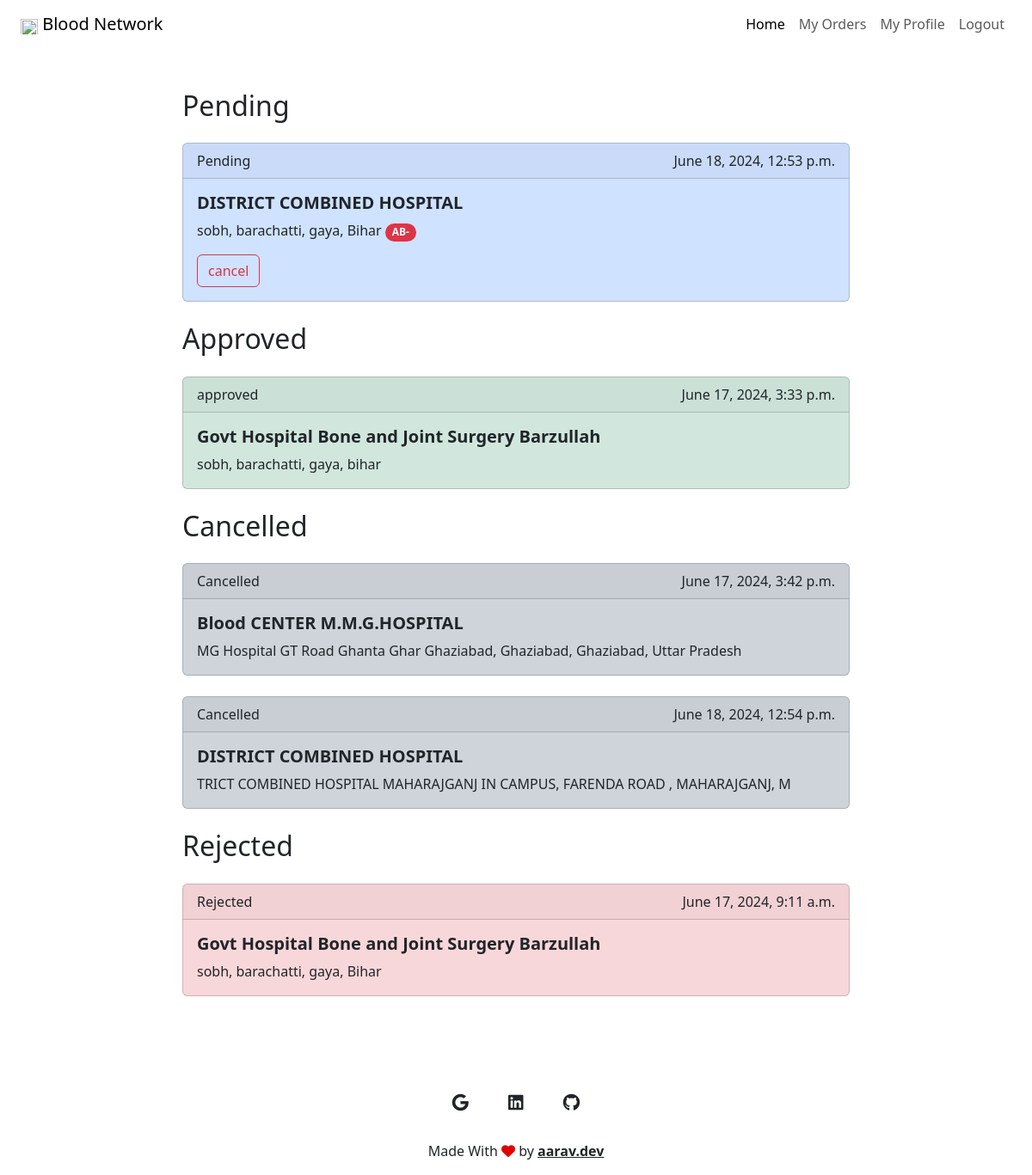
The app's page /my-orders (signed in) with its own data.
### homepage/models.py (models this page shows, shortened)
class order(models.Model):
    user = models.ForeignKey(User, on_delete=models.PROTECT)
    timestamp = models.DateTimeField(auto_now_add=True)
    blood_details = models.ForeignKey(bloodStock, on_delete=models.PROTECT)
    quantity = models.IntegerField(default=1)
    address = models.CharField(max_length=200)
    prescription_img = models.ImageField(upload_to="prescription_img/")
    id_proof = models.ImageField(upload_to="id_proof/")
    id_proof_patient = models.ImageField(upload_to="id_proof_patient/")
    approve_status = models.BooleanField(default=False)
    cancel_status = models.BooleanField(default=False)
    rejected_status = models.BooleanField(default=False)

class bloodStock(models.Model):
    BLOOD_TYPE = (
        ('A+', 'A+'),
        ('A-', 'A-'),
        ('B+', 'B+'),
        ('B-', 'B-'),
        ('AB+', 'AB+'),
        ('AB-', 'AB-'),
        ('O+', 'O+'),
        ('O-', 'O-'),
    )
    blood_bank = models.ForeignKey(User, on_delete=models.CASCADE)
    blood_type = models.CharField(max_length=30, choices=BLOOD_TYPE)
    quantity = models.IntegerField(default=0)

class User(AbstractUser):
    USER_TYPE =(
        ('provider', 'provider'),
        ('reciever', 'reciever'),
    )
    profile_img = models.ImageField(upload_to="profile_img/", blank=True)
    contact_no = models.CharField(max_length=200, blank=True)
    address = models.CharField(max_length=200, blank=True)
    city = models.CharField(max_length=100, blank=True)
    state = models.CharField(max_length=100, blank=True)
    user_type = models.CharField(max_length=20, choices=USER_TYPE)

### homepage/views.py (the view)
# urls.py: path("my-orders", views.my_order, name="my_orders_view"),
@csrf_exempt
@login_required(login_url="login_view")
def my_order(request):
    get_user = User.objects.get(username=request.user)
    get_approved_orders = order.objects.filter(user=get_user, approve_status=True)
    get_rejected_orders = order.objects.filter(user=get_user, rejected_status=True)
    get_cancelled_orders = order.objects.filter(user=get_user, cancel_status=True)
    get_pending_orders = order.objects.filter(user=get_user, approve_status=False, cancel_status=False, rejected_status=False)
    if request.method =="PUT":
        data = json.loads(request.body)
        get_order = order.objects.get(id=data["id"])
        if data.get("cancel_status") is not None:
            get_order.cancel_status = True
            get_order.save()
    return render(request, "homepage/order_page.html", {
        "pending_orders": get_pending_orders,
        "approved_orders": get_approved_orders,
        "cancelled_orders": get_cancelled_orders,
        "rejected_orders": get_rejected_orders
    })

### homepage/templates/homepage/order_page.html (shortened to what this page needs)
{% extends 'homepage/layout.html'%}
{% load static %}
{% block body %}
  <div class="row justify-content-center">
    <div class="col-lg-8 col-sm-12">
    <h2>Pending</h2>
      {% for order in pending_orders %}
      <div class="card my-4 bg-primary-subtle">
        <div class="card-header d-flex justify-content-between">
          Pending
          <span>{{ order.timestamp }}</span>
        </div>
        <div class="card-body">
          <h5 class="card-title">
            <strong>{{ order.blood_details.blood_bank.first_name }}</strong>
          </h5>
          <div class="col" style="width: 100;">
            <p class="card-text" style="display: inline-block;">{{ order.address }}</p>
            <span class="badge bg-danger rounded-pill align-self-end" >{{order.blood_details.blood_type }}</span>
          </div>
          <button class="btn btn-outline-danger cancel-btn" data-id="{{order.id}}"> cancel</button>
        </div>
      </div>
      {% endfor %}
    </div>
  </div>
  <div class="row justify-content-center">
    <div class="col-lg-8 col-sm-12">
    <H2>Approved</H2>
      {% for order in approved_orders %}
      <div class="card my-4 bg-success-subtle">
        <div class="card-header d-flex justify-content-between">
          approved
          <span>{{ order.timestamp }}</span>
        </div>
        <div class="card-body">
          <h5 class="card-title">
            <strong>{{ order.blood_details.blood_bank.first_name }}</strong>
          </h5>
          <p class="card-text">{{ order.address }}</p>
        </div>
      </div>
      {% endfor %}
    </div>
  </div>
  <div class="row justify-content-center">
    <div class="col-lg-8 col-sm-12">
    <H2>Cancelled</H2>
      {% for order in cancelled_orders %}
      <div class="card my-4 bg-dark-subtle">
        <div class="card-header d-flex justify-content-between">
          Cancelled
          <span>{{ order.timestamp }}</span>
        </div>
        <div class="card-body">
          <h5 class="card-title">
            <strong>{{ order.blood_details.blood_bank.first_name }}</strong>
          </h5>
          <p class="card-text">{{ order.address }}</p>
        </div>
      </div>
      {% endfor %}
    </div>
  </div>
  <div class="row justify-content-center">
    <div class="col-lg-8 col-sm-12">
    <H2>Rejected</H2>
      {% for order in rejected_orders %}
      <div class="card my-4 bg-danger-subtle">
        <div class="card-header d-flex justify-content-between">
          Rejected
          <span>{{ order.timestamp }}</span>
        </div>
        <div class="card-body">
          <h5 class="card-title">
            <strong>{{ order.blood_details.blood_bank.first_name }}</strong>
          </h5>
          <p class="card-text">{{ order.address }}</p>
        </div>
      </div>
      {% endfor %}
    </div>
  </div>
{% endblock %}

### records on screen
order: timestamp "June 18, 2024, 12:53 p.m.", blood_details.blood_bank.first_name "DISTRICT COMBINED HOSPITAL", address "sobh, barachatti, gaya, Bihar", blood_details.blood_type "AB-"
order: timestamp "June 17, 2024, 3:33 p.m.", blood_details.blood_bank.first_name "Govt Hospital Bone and Joint Surgery Barzullah", address "sobh, barachatti, gaya, bihar"
order: timestamp "June 17, 2024, 3:42 p.m.", blood_details.blood_bank.first_name "Blood CENTER M.M.G.HOSPITAL", address "MG Hospital GT Road Ghanta Ghar Ghaziabad, Ghaziabad, Ghaziabad, Uttar Pradesh"
order: timestamp "June 18, 2024, 12:54 p.m.", blood_details.blood_bank.first_name "DISTRICT COMBINED HOSPITAL", address "TRICT COMBINED HOSPITAL MAHARAJGANJ IN CAMPUS, FARENDA ROAD , MAHARAJGANJ, M"
order: timestamp "June 17, 2024, 9:11 a.m.", blood_details.blood_bank.first_name "Govt Hospital Bone and Joint Surgery Barzullah", address "sobh, barachatti, gaya, Bihar"
